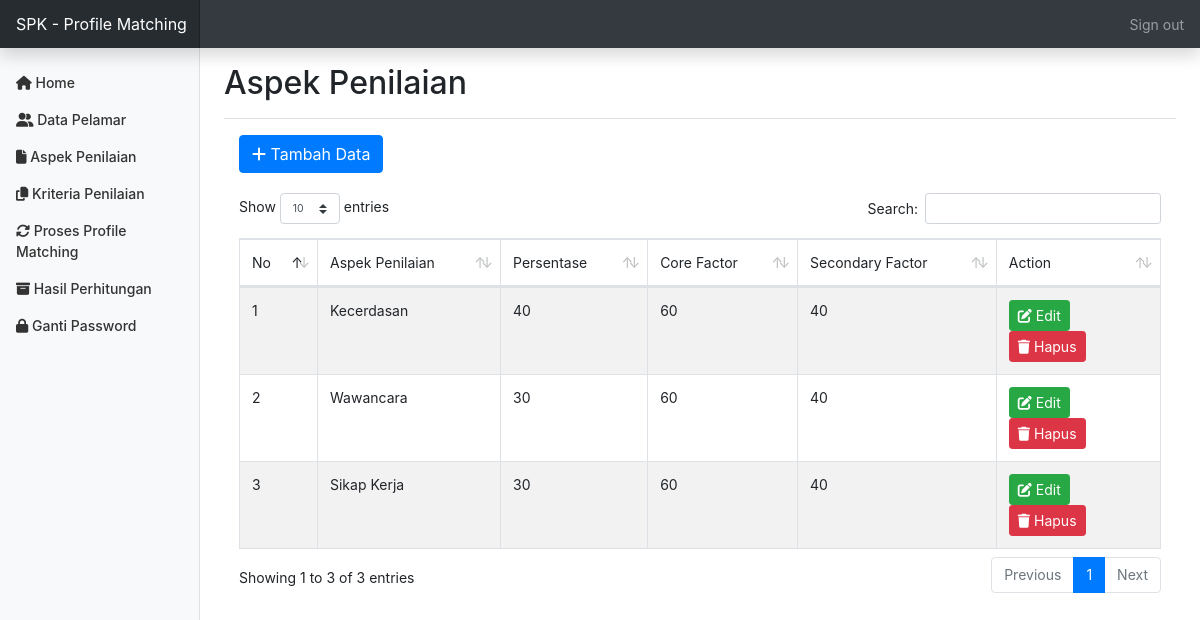
Page /home.php?page=aspek (signed in) on the committed database.
### tables this page shows
CREATE TABLE `pm_aspek` (
  `id_aspek` tinyint(3) UNSIGNED NOT NULL,
  `aspek` varchar(100) NOT NULL,
  `prosentase` float NOT NULL,
  `bobot_core` float NOT NULL,
  `bobot_secondary` float NOT NULL
);

### aspek.php (the view, shortened to what this page needs)
<div class="container">
		<a href="home.php?page=tambah_aspek">
			<button style="margin-bottom: 20px;" class="btn btn-primary"> <i class="fa fa-plus"></i> Tambah Data </button>
		</a>
		<table id="example" class="table table-striped table-bordered" style="width:100%">
	    	<thead>
	    		<tr>
	    			<td>No</td>
	    			<td>Aspek Penilaian</td>
	    			<td>Persentase</td>
	    			<td>Core Factor</td>
	    			<td>Secondary Factor</td>
	    			<td>Action</td>
	    		</tr>
	    	</thead>
	    	<tbody>
				<?php
			        $no = 1;
			        $query = "SELECT * FROM pm_aspek ORDER BY id_aspek ASC";
			        $aspek_penilaian = $koneksi->prepare($query);
			        $aspek_penilaian->execute();
			        $res1 = $aspek_penilaian->get_result();
			        if ($res1->num_rows > 0) {
				        while ($row = $res1->fetch_assoc()) {
				        	$id = $row['id_aspek'];
				            $aspek = $row['aspek'];
				            $prosentase = $row['prosentase'];
				            $bobot_core = $row['bobot_core'];
				            $bobot_secondary = $row['bobot_secondary'];
				?>
					<tr>
						<td><?php echo $no++; ?></td>
						<td><?php echo $aspek; ?></td>
						<td><?php echo $prosentase; ?></td>
						<td><?php echo $bobot_core; ?></td>
						<td><?php echo $bobot_secondary; ?></td>
						<td>
							<a href="home.php?page=edit_aspek&aa=<?php echo base64_encode($id) ?>">
								<button class="btn btn-success btn-sm"> <i class="fa fa-edit"></i> Edit </button>
							</a>
							<a href="hapus_aspek.php?aa=<?php echo base64_encode($id) ?>" onclick="javascript: return confirm('Apakah Anda yakin ingin menghapus data ini?')">
								<button class="btn btn-danger btn-sm"> <i class="fa fa-trash"></i> Hapus </button>
							</a>
						</td>
					</tr>
			    <?php } } else { ?>
				    <tr>
				    	<td colspan='7'>Tidak ada data ditemukan</td>
				    </tr>
			    <?php } ?>
	    	</tbody>
	    </table>
    </div>

### css/dashboard.css (style rules this page uses)
body { font-size: .875rem; }

### rows in the picture
pm_aspek: aspek "Kecerdasan", prosentase "40", bobot_core "60", bobot_secondary "40"
pm_aspek: aspek "Wawancara", prosentase "30", bobot_core "60", bobot_secondary "40"
pm_aspek: aspek "Sikap Kerja", prosentase "30", bobot_core "60", bobot_secondary "40"
